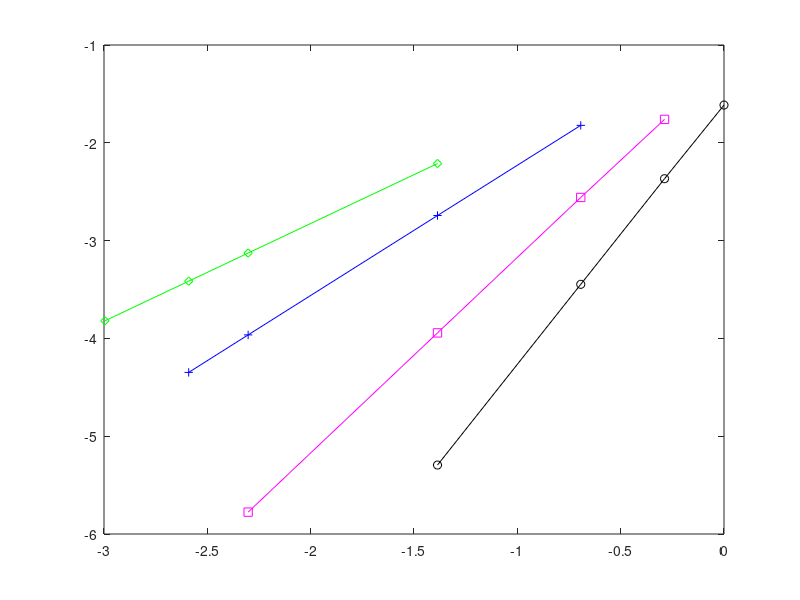
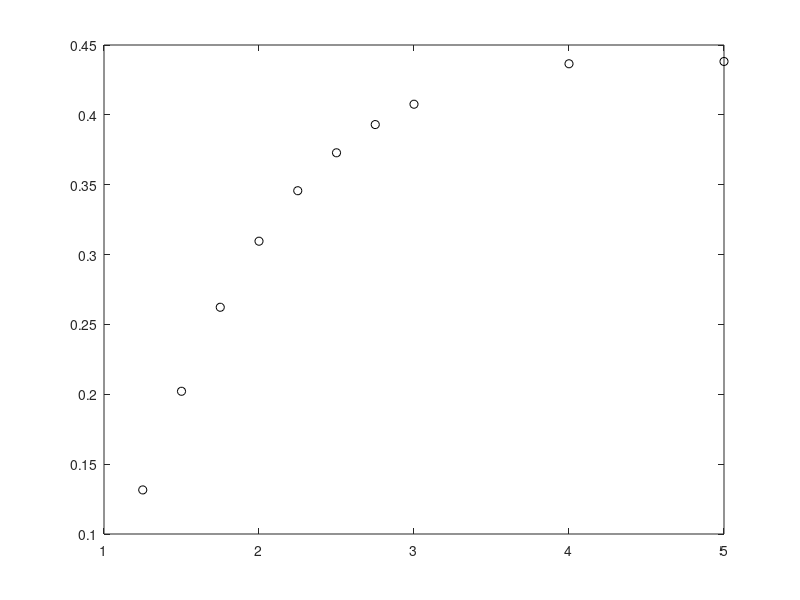

MATLAB code to generate these figures, in order: (Note: this script raises an error after producing the figures.)
clear;
clc;

% %%% alpha2=1.5  lambda2=0.5  alpha1=1.5
% lambda15=[0.5 0.25 0.1 0.075];
% W15=[0.031838 0.00817807 0.00130868 7.3614e-4];
% loglambda15=log(lambda15);
% logW15=log(W15);
% N=length(lambda15);
% xmean=sum(loglambda15)/N;
% ymean=sum(logW15)/N;
% phi15=sum((loglambda15-xmean).*(logW15-ymean))/sum((loglambda15-xmean).^2);
% logC15=ymean-phi15*xmean;
% 
% figure;
% plot(loglambda15,logW15,'ko');
% 
% %%% alpha2=2  lambda2=1  alpha1=2
% lambda221=[1 0.75 0.5 0.25];
% W221=[0.30398491 0.20450573 0.11200057 0.03974673];
% loglambda221=log(lambda221);
% logW221=log(W221);
% N=length(lambda221);
% xmean=sum(loglambda221)/N;
% ymean=sum(logW221)/N;
% phi221=sum((loglambda221-xmean).*(logW221-ymean))/sum((loglambda221-xmean).^2);
% logC221=ymean-phi15*xmean;
% 
% 
% %%% alpha2=1.5  lambda1=1  alpha1=1.5
% lambda15=[1 0.75 0.5 0.25];
% W15=[0.19907001 0.14266048 0.11566199 0.07324356];
% loglambda15151=log(lambda15);
% logW15151=log(W15);
% N=length(lambda15);
% xmean=sum(loglambda15151)/N;
% ymean=sum(logW15151)/N;
% phi15151=sum((loglambda15151-xmean).*(logW15151-ymean))/sum((loglambda15151-xmean).^2);
% logC15151=ymean-phi15151*xmean;
% 
% %%% alpha2=2  lambda1=0.5  alpha1=2
% lambda15=[0.5 0.25 0.1];
% W15=[0.0773919 0.048315 0.0355768];
% loglambda225=log(lambda15);
% logW225=log(W15);
% N=length(lambda15);
% xmean=sum(loglambda225)/N;
% ymean=sum(logW225)/N;
% phi225=sum((loglambda225-xmean).*(logW225-ymean))/sum((loglambda225-xmean).^2);
% logC225=ymean-phi225*xmean;



%%% alpha2=1.5  alpha1=1.5  lambda1=lambda2
lambda1215=[1 0.75 0.5 0.25];
W1215=[0.19907001 0.09375062 0.031838 0.00501755];
loglambda1215=log(lambda1215);
logW1215=log(W1215);
N=length(lambda1215);
xmean=sum(loglambda1215)/N;
ymean=sum(logW1215)/N;
phi1215=sum((loglambda1215-xmean).*(logW1215-ymean))/sum((loglambda1215-xmean).^2);
logC1215=ymean-phi1215*xmean;

%%% alpha1=2  alpha2=2  lambda1=lambda2
lambda2=[0.75 0.5 0.25 0.1];
W2=[0.17194459 0.0773919 0.019376535 0.003100238];
loglambda2=log(lambda2);
logW2=log(W2);
N=length(lambda2);
xmean=sum(loglambda2)/N;
ymean=sum(logW2)/N;
phi2=sum((loglambda2-xmean).*(logW2-ymean))/sum((loglambda2-xmean).^2);
logC2=ymean-phi2*xmean;

%%% alpha1=3  alpha2=3  lambda1=lambda2
lambda3=[0.5 0.25 0.1 0.075];
W3=[0.16176319 0.06435060 0.01898396 0.01293624];
loglambda3=log(lambda3);
logW3=log(W3);
N=length(lambda3);
xmean=sum(loglambda3)/N;
ymean=sum(logW3)/N;
phi3=sum((loglambda3-xmean).*(logW3-ymean))/sum((loglambda3-xmean).^2);
logC3=ymean-phi3*xmean;

%%% alpha1=4  alpha2=4  lambda1=lambda2
lambda4=[0.25 0.1 0.075 0.05];
W4=[0.10945628 0.04383735 0.03287972 0.02192079];
loglambda4=log(lambda4);
logW4=log(W4);
N=length(lambda4);
xmean=sum(loglambda4)/N;
ymean=sum(logW4)/N;
phi4=sum((loglambda4-xmean).*(logW4-ymean))/sum((loglambda4-xmean).^2);
logC4=ymean-phi4*xmean;

figure;
plot(loglambda1215,logW1215,'ko-');
hold on
plot(loglambda2,logW2,'ms-');
hold on
plot(loglambda3,logW3,'b+-');
hold on
plot(loglambda4,logW4,'gdiamond-');
hold off


%%% lambda=0.5
alpha001=[1.25 1.5 1.75 2 2.25 2.5 2.75 3 4 5];
W001=[0.01431539 0.031838 0.053791617 0.0773919 0.10081822 0.12299605 0.14341376 0.16176319 0.2182865 0.2516869];
Calpha=W001./0.5.^(4./alpha001);
logalpha001=log(alpha001);
logW001=log(W001);
logCalpha=log(Calpha);

% alpha001=[1.001 1.01 1.1 alpha001 7];
% Calpha=[5.4361 5.8974 7.947 Calpha 38.5208];
figure;
plot(alpha001,Calpha,'ko');

% alpha1=alpha001(2);
% alpha2=alpha001(7);
% alpha3=alpha001(11);
% alpha4=alpha001(15);
% C1=Calpha(2);
% C2=Calpha(7);
% C3=Calpha(11);
% C4=Calpha(15);
% % fr=@(r)[(C2-C1)/(C3-C1)*((alpha2+r(1))^(r(2))*(alpha1+r(1))^(r(2))-(alpha2+r(1))^(r(2))*(alpha3+r(1))^(r(2)))-...
% %     ((alpha3+r(1))^(r(2))*(alpha1+r(1))^(r(2))-(alpha2+r(1))^(r(2))*(alpha3+r(1))^(r(2)));
% %     (C4-C1)/(C3-C1)*((alpha4+r(1))^(r(2))*(alpha1+r(1))^(r(2))-(alpha4+r(1))^(r(2))*(alpha3+r(1))^(r(2)))-...
% %     ((alpha3+r(1))^(r(2))*(alpha1+r(1))^(r(2))-(alpha4+r(1))^(r(2))*(alpha3+r(1))^(r(2)))];
% fr=@(r)[(C2-C1)/(C3-C1)*((alpha3+r(1))^(-r(2))-(alpha1+r(1))^(-r(2)))-((alpha2+r(1))^(-r(2))-(alpha1+r(1))^(-r(2)));
%     (C4-C1)/(C3-C1)*((alpha3+r(1))^(-r(2))-(alpha1+r(1))^(-r(2)))-((alpha4+r(1))^(-r(2))-(alpha1+r(1))^(-r(2)))];
% options = optimset('TolFun',1e-10);
% r=fsolve(fr,[2;3],options);
% k1=(C3-C1)/((alpha3+r(1))^(-r(2))-(alpha1+r(1))^(-r(2)));
% k2=C2-k1*(alpha2+r(1))^(-r(2));
% 
% x=linspace(1,7,1000);
% y=k1./(x+r(1)).^r(2)+k2;
% figure;
% plot(x,y);

x0=alpha001';
y0=Calpha';
syms t
% f=fittype('k1/(t+r1)^r2+k2','independent','t','coefficients',{'r1','r2','k1','k2'});
% cfun=fit(x0,y0,f,'StartPoint',[3,4,-1e5,38]); %显示拟合函数，数据必须为列向量形式
f=fittype('k1*exp(-r1*t^r2)+k2','independent','t','coefficients',{'r1','r2','k1','k2'});
cfun=fit(x0,y0,f,'StartPoint',[1,1,-1,0.1]); %显示拟合函数，数据必须为列向量形式
xi=1:0.01:7;
yi=cfun(xi);
figure;
plot(alpha001',Calpha','r*',xi,yi,'b-');
title('拟合函数图形');
